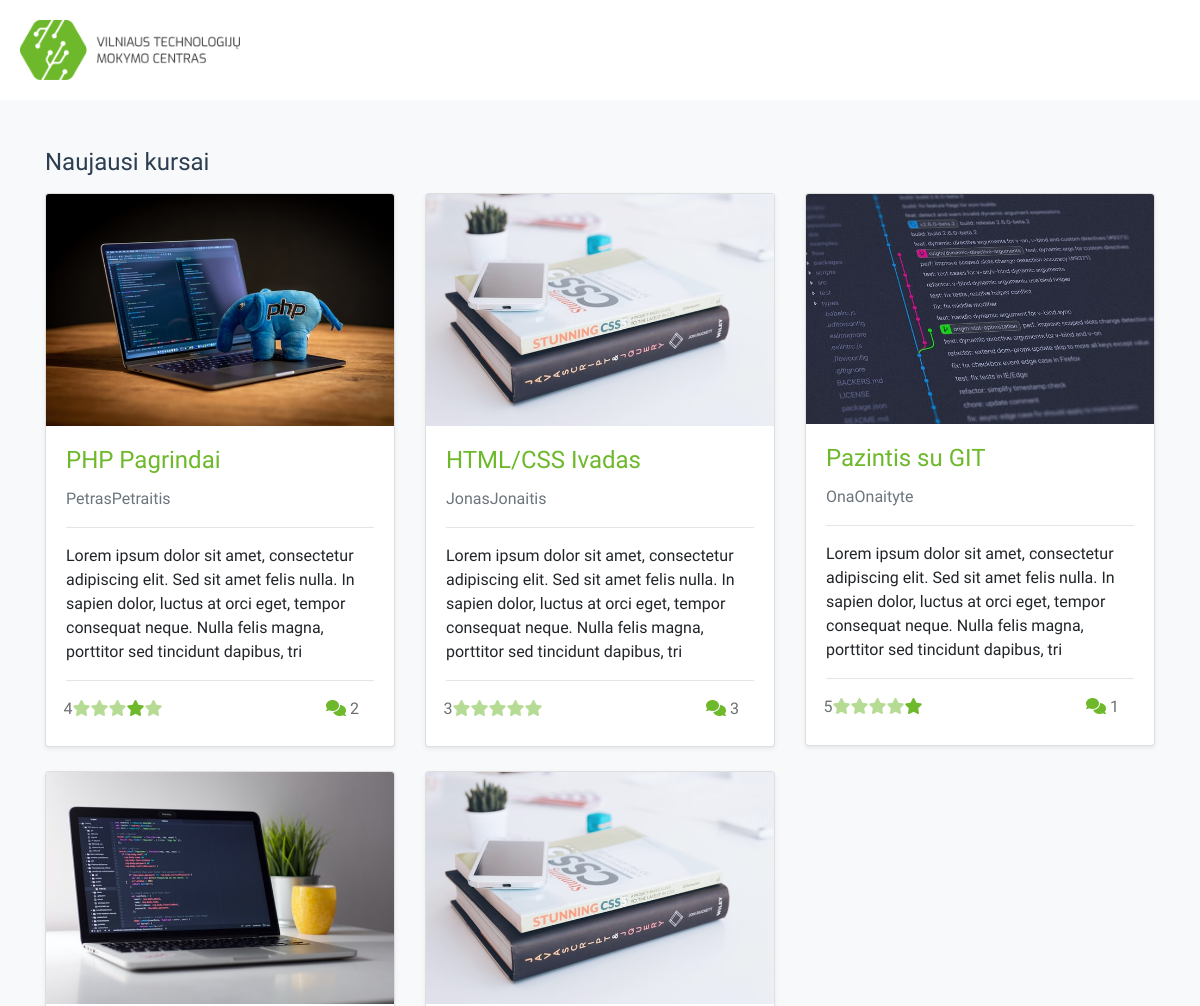
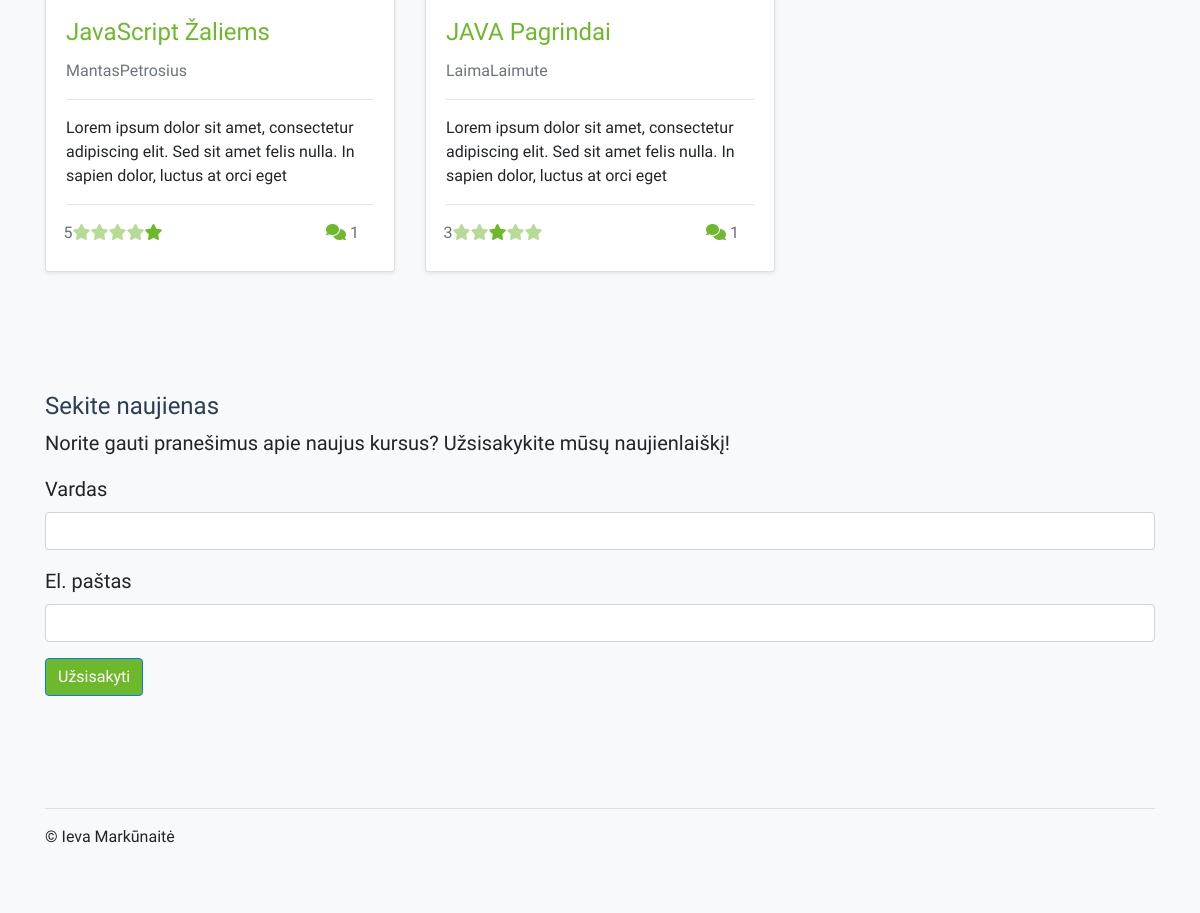
/U3_Ieva_Markunaite/index.php, run on the app's committed database (2 pictures, top to bottom).
### tables this page shows
CREATE TABLE `course` (
  `id` int(11) NOT NULL,
  `name` varchar(255) NOT NULL,
  `surname` varchar(255) NOT NULL,
  `course_name` varchar(255) NOT NULL,
  `short_description` varchar(200) NOT NULL,
  `long_description` text NOT NULL,
  `image` varchar(255) DEFAULT NULL,
  `price` int(11) DEFAULT NULL,
  `created` timestamp NOT NULL DEFAULT current_timestamp()
);

CREATE TABLE `rating` (
  `id` int(11) NOT NULL,
  `course_id` int(11) NOT NULL,
  `rating` int(1) NOT NULL
);

### U3_Ieva_Markunaite/index.php (the view, shortened to what this page needs)
<?php
include("connect.php");
?>
<!DOCTYPE html>
<html lang="lt">
<head>
    <link rel="stylesheet" href="https://cdn.jsdelivr.net/npm/bootstrap@4.6.0/dist/css/bootstrap.min.css" />
    <link href="css/style.css" rel="stylesheet" />
</head>
<body>
    <header>
        <nav>
            <img class="nav-img" src="img/logo.png" alt="logo">
        </nav>
    </header>
    <section>
        <div class="album py-5 bg-light">
            <div class="container">
                <h2>Naujausi kursai</h2>
                <div class="row">
                    <?php
                    $courses = mysqli_query($connection, "SELECT * FROM course");
                    foreach ($courses as $course) {
                        $course_id = $course['id'];
                    ?>
                        <div class="col-md-4">
                            <div class="card mb-4 shadow-sm" data-type="V">
                                <?php
                                echo "<img src=\"" . $course['image'] . "\" class=\"card-img-top\" alt=\"" . $course['course_name'] . "\">";
                                ?>
                                <div class="card-body">
                                    <?php
                                    echo "<h5 class=\"card-title\"><a href=\"#\">" . $course['course_name'] . "</a></h5>";
                                    echo "<p class=\"text-muted\">" . $course['name'] . $course['surname'] . "</p>";
                                    echo "<p class=\"card-text\">";
                                    echo "<hr>" . $course['short_description'] . "<hr>";
                                    echo "</p>";
                                    ?>
                                </div>
                                <div class="card-text bottom-card-icons">
                                    <div class="row">
                                        <div class="col-md-6">
                                            <span class="bottom-card-stars">
                                                <form class="rating-form">
                                                    <?php
                                                    $rating_result = mysqli_query($connection, "SELECT * FROM rating WHERE course_id = $course_id");
                                                    $rating = 0;
                                                    foreach ($rating_result as $rate) {
                                                        $rating += $rate['rating'];
                                                    }
                                                    $rating_count = $rating_result->num_rows;
                                                    if ($rating_count <= 0) {
                                                        echo $rating;
                                                    } else {
                                                        echo $rating / $rating_count;
                                                    }
                                                    ?>
                                                    <label for="star1" title="text"><i class="fas fa-star"></i></label>
                                                    <label for="star2" title="text"><i class="fas fa-star"></i></label>
                                                    <label for="star3" title="text"><i class="fas fa-star"></i></label>
                                                    <label for="star4" title="text"><i class="fas fa-star"></i></label>
                                                    <label for="star5" title="text"><i class="fas fa-star"></i></label>
                                                </form>
                                            </span>
                                        </div>
                                        <div class="col-md-3 offset-md-3">
                                            <i class="fas fa-comments"></i>
                                            <?php
                                            $comment_count_result = mysqli_query($connection, "SELECT count(*) FROM comments WHERE course_id = $course_id");
                                            $comment_count = $comment_count_result->fetch_row();
                                            echo $comment_count[0];
                                            ?>
                                        </div>
                                    </div>
                                </div>
                            </div>
                        </div>
                    <?php
                    }
                    ?>
    </section>
    <section class="form">
        <div class="album py-5 bg-light">
            <div class="container">
                <form id="course-form" onsubmit="validateForm(); return false;">
                    <h2>Sekite naujienas</h2>
                    <p>Norite gauti pranešimus apie naujus kursus? Užsisakykite mūsų naujienlaiškį!</p>
                    <div class="form-group bg-light">
                        <label for="name">Vardas</label>
                        <input type="text" class="form-control" id="name" aria-describedby="name">
                    </div>
                    <div class="form-group">
                        <label for="email">El. paštas</label>
                        <input type="email" class="form-control" id="email" aria-describedby="emailHelp">
                    </div>
                    <input type="submit" value="Užsisakyti" name="sub" class="btn btn-primary" />
                </form>
            </div>
        </div>
    </section>
    <footer>
        <div class="album py-5 bg-light">
            <div class="container">
                <hr>
                <p>© Ieva Markūnaitė</p>
            </div>
        </div>
    </footer>
</body>
</html>

### U3_Ieva_Markunaite/css/style.css (style rules this page uses)
body { font-family: 'Exo', sans-serif; background-color: #f8f8f8; }
.nav-img { height: 60px; margin: 20px; }
header { background-color: #ffffff; }
.bottom-card-icons { margin-top: -20px; padding: 0% 3% 5% 5%; }
h2 { color: #2c3e50; font-size: 24px; font-weight: 400; }
.card-title, .fas { color: #6eb92b; }
.card-title { font-size: 24px; font-weight: 400; }
.btn-primary { background-color: #6eb92b; color: #ffffff; }
.card-text { color: #697070; font-size: 16px; font-weight: 200; }
a { text-decoration: none; color: #6eb92b; }
.form { font-size: 20px; font-weight: 200; }
.rating-form { display: flex; }
.rating-form>label { display: block; color: green; opacity: 0.5; }
#star1:checked~label[for="star1"], #star1:hover~label[for="star1"], #star2:checked~label[for="star1"], #star2:checked~label[for="star2"], #star2:hover~label[for="star1"], #star2:hover~label[for="star2"], #star3:checked~label[for="star1"], #star3:checked~label[for="star2"], #star3:checked~label[for="star3"], #star3:hover~label[for="star1"], #star3:hover~label[for="star2"], #star3:hover~label[for="star3"], #star4:checked~label[for="star1"], #star4:checked~label[for="star2"], #star4:checked~label[for="star3"], #star4:checked~label[for="star4"], #star4:hover~label[for="star1"], #star4:hover~label[for="star2"], #star4:hover~label[for="star3"], #star4:hover~label[for="star4"], #star5:checked~label[for="star1"], #star5:checked~label[for="star2"], #star5:checked~label[for="star3"], #star5:checked~label[for="star4"], #star5:checked~label[for="star5"], #star5:hover~label[for="star1"], #star5:hover~label[for="star2"], #star5:hover~label[for="star3"], #star5:hover~label[for="star4"], #star5:hover~label[for="star5"] { opacity: 1; }

### data on the page
course: image (picture), course_name "PHP Pagrindai", name "Petras", surname "Petraitis", short_description "Lorem ipsum dolor sit amet, consectetur adipiscing elit. Sed sit amet felis nulla. In sapien dolor, luctus at orci eget, tempor consequat neque. Nulla felis magna, porttitor sed tincidunt dapibus, tri", rating_count "4", comment_count "2"
course: image (picture), course_name "HTML/CSS Ivadas", name "Jonas", surname "Jonaitis", short_description "Lorem ipsum dolor sit amet, consectetur adipiscing elit. Sed sit amet felis nulla. In sapien dolor, luctus at orci eget, tempor consequat neque. Nulla felis magna, porttitor sed tincidunt dapibus, tri", rating_count "3", comment_count "3"
course: image (picture), course_name "Pazintis su GIT", name "Ona", surname "Onaityte", short_description "Lorem ipsum dolor sit amet, consectetur adipiscing elit. Sed sit amet felis nulla. In sapien dolor, luctus at orci eget, tempor consequat neque. Nulla felis magna, porttitor sed tincidunt dapibus, tri", comment_count "1"
rating: $rating/$rating_count "5"
course: image (picture), course_name "JavaScript Žaliems", name "Mantas", surname "Petrosius", short_description "Lorem ipsum dolor sit amet, consectetur adipiscing elit. Sed sit amet felis nulla. In sapien dolor, luctus at orci eget", rating_count "5", comment_count "1"
course: image (picture), course_name "JAVA Pagrindai", name "Laima", surname "Laimute", short_description "Lorem ipsum dolor sit amet, consectetur adipiscing elit. Sed sit amet felis nulla. In sapien dolor, luctus at orci eget", rating_count "3", comment_count "1"
